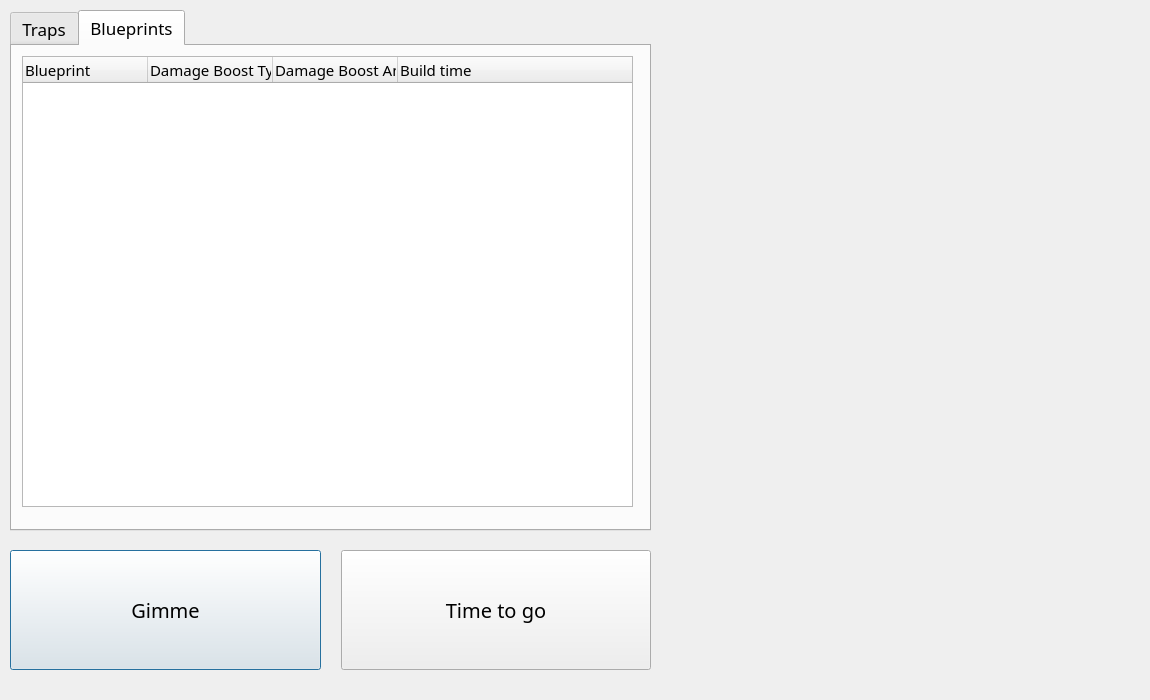
<?xml version="1.0" encoding="UTF-8"?>
<ui version="4.0">
 <class>ShopInterface</class>
 <widget class="QDialog" name="ShopInterface">
  <property name="geometry">
   <rect>
    <x>0</x>
    <y>0</y>
    <width>1150</width>
    <height>700</height>
   </rect>
  </property>
  <property name="windowTitle">
   <string>Dialog</string>
  </property>
  <widget class="QTabWidget" name="inventoryTree">
   <property name="geometry">
    <rect>
     <x>10</x>
     <y>10</y>
     <width>641</width>
     <height>521</height>
    </rect>
   </property>
   <property name="font">
    <font>
     <family>Bahnschrift</family>
     <pointsize>13</pointsize>
    </font>
   </property>
   <property name="currentIndex">
    <number>1</number>
   </property>
   <widget class="QWidget" name="traps">
    <attribute name="title">
     <string>Traps</string>
    </attribute>
    <widget class="QTreeWidget" name="trapTree">
     <property name="geometry">
      <rect>
       <x>10</x>
       <y>10</y>
       <width>611</width>
       <height>371</height>
      </rect>
     </property>
     <property name="font">
      <font>
       <family>Bahnschrift</family>
       <pointsize>11</pointsize>
      </font>
     </property>
     <property name="autoScroll">
      <bool>false</bool>
     </property>
     <attribute name="headerDefaultSectionSize">
      <number>125</number>
     </attribute>
     <attribute name="headerShowSortIndicator" stdset="0">
      <bool>false</bool>
     </attribute>
     <column>
      <property name="text">
       <string>Trap</string>
      </property>
     </column>
     <column>
      <property name="text">
       <string>Damage Type</string>
      </property>
     </column>
     <column>
      <property name="text">
       <string>Base Damage</string>
      </property>
     </column>
     <column>
      <property name="text">
       <string>Max Damage</string>
      </property>
     </column>
     <column>
      <property name="text">
       <string>Build time</string>
      </property>
     </column>
    </widget>
    <widget class="QPlainTextEdit" name="njask">
     <property name="geometry">
      <rect>
       <x>10</x>
       <y>360</y>
       <width>611</width>
       <height>41</height>
      </rect>
     </property>
     <property name="font">
      <font>
       <family>Bahnschrift</family>
       <pointsize>11</pointsize>
      </font>
     </property>
     <property name="readOnly">
      <bool>true</bool>
     </property>
     <property name="plainText">
      <string>Item Desc</string>
     </property>
    </widget>
    <widget class="QPlainTextEdit" name="itemDesc">
     <property name="geometry">
      <rect>
       <x>10</x>
       <y>390</y>
       <width>611</width>
       <height>71</height>
      </rect>
     </property>
     <property name="font">
      <font>
       <family>Bahnschrift</family>
       <pointsize>10</pointsize>
      </font>
     </property>
     <property name="readOnly">
      <bool>true</bool>
     </property>
    </widget>
   </widget>
   <widget class="QWidget" name="blueprints">
    <attribute name="title">
     <string>Blueprints</string>
    </attribute>
    <widget class="QTreeWidget" name="trapTree_2">
     <property name="geometry">
      <rect>
       <x>10</x>
       <y>10</y>
       <width>611</width>
       <height>451</height>
      </rect>
     </property>
     <property name="font">
      <font>
       <family>Bahnschrift</family>
       <pointsize>11</pointsize>
      </font>
     </property>
     <property name="autoScroll">
      <bool>false</bool>
     </property>
     <attribute name="headerDefaultSectionSize">
      <number>125</number>
     </attribute>
     <attribute name="headerShowSortIndicator" stdset="0">
      <bool>false</bool>
     </attribute>
     <column>
      <property name="text">
       <string>Blueprint</string>
      </property>
     </column>
     <column>
      <property name="text">
       <string>Damage Boost Type</string>
      </property>
     </column>
     <column>
      <property name="text">
       <string>Damage Boost Amount</string>
      </property>
     </column>
     <column>
      <property name="text">
       <string>Build time</string>
      </property>
     </column>
    </widget>
   </widget>
  </widget>
  <widget class="QWidget" name="horizontalLayoutWidget">
   <property name="geometry">
    <rect>
     <x>10</x>
     <y>540</y>
     <width>641</width>
     <height>141</height>
    </rect>
   </property>
   <layout class="QHBoxLayout" name="horizontalLayout_2">
    <property name="spacing">
     <number>20</number>
    </property>
    <item>
     <widget class="QPushButton" name="buy">
      <property name="minimumSize">
       <size>
        <width>30</width>
        <height>120</height>
       </size>
      </property>
      <property name="font">
       <font>
        <family>Bahnschrift</family>
        <pointsize>15</pointsize>
       </font>
      </property>
      <property name="text">
       <string>Gimme</string>
      </property>
     </widget>
    </item>
    <item>
     <widget class="QPushButton" name="exit">
      <property name="minimumSize">
       <size>
        <width>0</width>
        <height>120</height>
       </size>
      </property>
      <property name="sizeIncrement">
       <size>
        <width>0</width>
        <height>120</height>
       </size>
      </property>
      <property name="font">
       <font>
        <family>Bahnschrift</family>
        <pointsize>15</pointsize>
       </font>
      </property>
      <property name="text">
       <string>Time to go</string>
      </property>
     </widget>
    </item>
   </layout>
  </widget>
  <widget class="QLabel" name="label">
   <property name="geometry">
    <rect>
     <x>0</x>
     <y>0</y>
     <width>1150</width>
     <height>700</height>
    </rect>
   </property>
   <property name="styleSheet">
    <string notr="true">image: url(:/Images/Direction/ZorkPics/NPCBackground.png);</string>
   </property>
   <property name="text">
    <string/>
   </property>
  </widget>
  <zorder>label</zorder>
  <zorder>inventoryTree</zorder>
  <zorder>horizontalLayoutWidget</zorder>
 </widget>
 <resources/>
 <connections/>
</ui>
